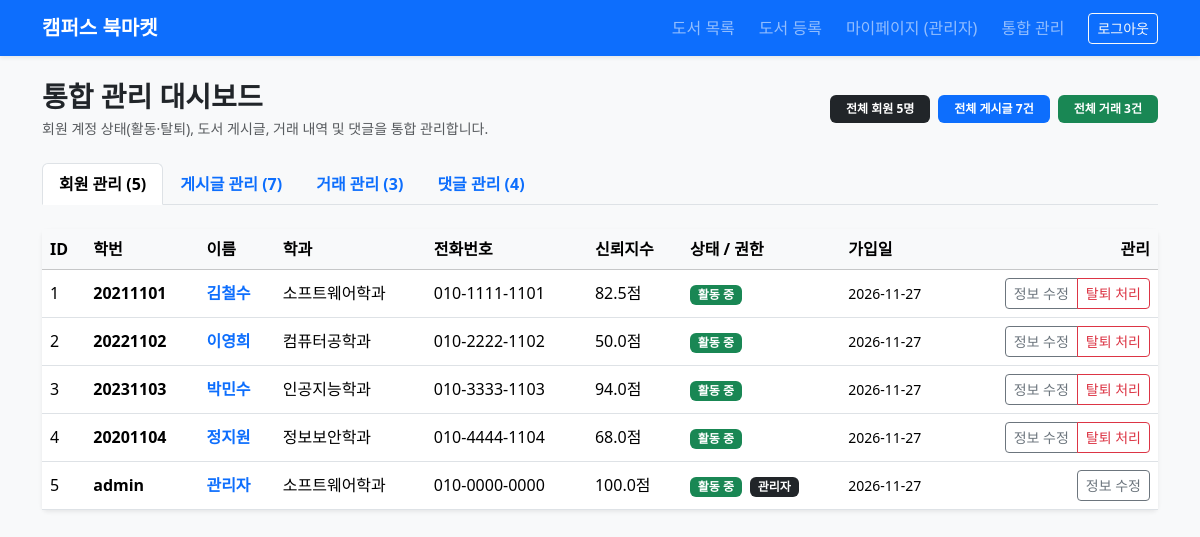
Screenshot of /admin (signed in) with the database file from the repository.
### tables this page shows
CREATE TABLE users (
    id INTEGER PRIMARY KEY AUTOINCREMENT,
    student_id TEXT NOT NULL,
    name TEXT NOT NULL,
    department TEXT NOT NULL DEFAULT '소프트웨어학과',
    phone TEXT NOT NULL DEFAULT '',
    password_hash TEXT NOT NULL,
    trust_score REAL NOT NULL DEFAULT 50.0,
    is_admin INTEGER NOT NULL DEFAULT 0,
    is_deleted INTEGER NOT NULL DEFAULT 0,
    created_at TIMESTAMP DEFAULT CURRENT_TIMESTAMP
);

### app.py (the view)
@app.route('/admin')
def admin_dashboard():
    if not is_admin_user():
        flash('접근 권한이 없습니다.', 'danger')
        return redirect(url_for('index'))
    db = get_db()
    cursor = db.cursor()
    cursor.execute("SELECT * FROM users ORDER BY id ASC")
    all_users = cursor.fetchall()
    cursor.execute(
        """SELECT b.*, u.name AS seller_name, u.student_id AS seller_student_id
           FROM books b
           JOIN users u ON b.seller_id = u.id
           ORDER BY b.id DESC"""
    )
    all_books = cursor.fetchall()
    cursor.execute(
        """SELECT t.*, b.title AS book_title,
                  buyer.name AS buyer_name, buyer.student_id AS buyer_student_id,
                  seller.name AS seller_name, seller.student_id AS seller_student_id,
                  r.id AS review_id
           FROM trades t
           JOIN books b ON t.book_id = b.id
           JOIN users buyer ON t.buyer_id = buyer.id
           JOIN users seller ON t.seller_id = seller.id
           LEFT JOIN reviews r ON t.id = r.trade_id
           ORDER BY t.id DESC"""
    )
    all_trades = cursor.fetchall()
    cursor.execute(
        """SELECT c.*, u.name AS author_name, u.student_id AS author_student_id, b.title AS book_title
           FROM comments c
           JOIN users u ON c.user_id = u.id
           JOIN books b ON c.book_id = b.id
           ORDER BY c.id DESC"""
    )
    all_comments = cursor.fetchall()
    return render_template(
        'admin.html',
        users=all_users,
        books=all_books,
        trades=all_trades,
        comments=all_comments
    )

### app.py (called while the page is built)
def is_admin_user():
    return bool(g.user and g.user['is_admin'] == 1)

def get_db():
    if 'db' not in g:
        g.db = sqlite3.connect(app.config['DATABASE'])
        g.db.row_factory = sqlite3.Row
    return g.db

@app.before_request
def load_logged_in_user():
    user_id = session.get('user_id')
    if user_id is None:
        g.user = None
    else:
        cursor = get_db().cursor()
        cursor.execute(
            "SELECT id, student_id, name, department, phone, trust_score, is_admin, is_deleted FROM users WHERE id = ?",
            (user_id,)
        )
        user = cursor.fetchone()
        if user is None or user['is_deleted'] == 1:
            session.clear()
            g.user = None
        else:
            g.user = user

### templates/admin.html (shortened to what this page needs)
{% extends 'base.html' %}
{% block content %}
<div class="d-flex flex-wrap justify-content-between align-items-center mb-4 gap-2">
  <div>
    <h3 class="fw-bold mb-1">통합 관리 대시보드</h3>
    <p class="text-muted small mb-0">회원 계정 상태(활동·탈퇴), 도서 게시글, 거래 내역 및 댓글을 통합 관리합니다.</p>
  </div>
  <div class="d-flex gap-2">
    <span class="badge bg-dark py-2 px-3">전체 회원 {{ users|length }}명</span>
    <span class="badge bg-primary py-2 px-3">전체 게시글 {{ books|length }}건</span>
    <span class="badge bg-success py-2 px-3">전체 거래 {{ trades|length }}건</span>
  </div>
</div>
<ul class="nav nav-tabs mb-4" id="adminTabs" role="tablist">
  <li class="nav-item" role="presentation">
    <button class="nav-link active fw-bold" id="users-tab" data-bs-toggle="tab" data-bs-target="#users-pane" type="button" role="tab">
      회원 관리 ({{ users|length }})
    </button>
  </li>
  <li class="nav-item" role="presentation">
    <button class="nav-link fw-bold" id="books-tab" data-bs-toggle="tab" data-bs-target="#books-pane" type="button" role="tab">
      게시글 관리 ({{ books|length }})
    </button>
  </li>
  <li class="nav-item" role="presentation">
    <button class="nav-link fw-bold" id="trades-tab" data-bs-toggle="tab" data-bs-target="#trades-pane" type="button" role="tab">
      거래 관리 ({{ trades|length }})
    </button>
  </li>
  <li class="nav-item" role="presentation">
    <button class="nav-link fw-bold" id="comments-tab" data-bs-toggle="tab" data-bs-target="#comments-pane" type="button" role="tab">
      댓글 관리 ({{ comments|length }})
    </button>
  </li>
</ul>
<div class="tab-content" id="adminTabsContent">
  <div class="tab-pane fade show active" id="users-pane" role="tabpanel">
    <div class="card shadow-sm border-0">
      <div class="table-responsive">
        <table class="table table-hover align-middle mb-0">
          <thead class="table-light">
            <tr>
              <th>ID</th>
              <th>학번</th>
              <th>이름</th>
              <th>학과</th>
              <th>전화번호</th>
              <th>신뢰지수</th>
              <th>상태 / 권한</th>
              <th>가입일</th>
              <th class="text-end">관리</th>
            </tr>
          </thead>
          <tbody>
            {% for u in users %}
              <tr class="{% if u['is_deleted'] == 1 %}table-secondary text-muted{% endif %}">
                <td>{{ u['id'] }}</td>
                <td class="fw-semibold">{{ u['student_id'] }}</td>
                <td>
                  <a href="{{ url_for('user_profile', user_id=u['id']) }}" class="text-decoration-none fw-semibold">
                    {{ u['name'] }}
                  </a>
                </td>
                <td>{{ u['department'] or '-' }}</td>
                <td>{{ u['phone'] or '-' }}</td>
                <td>{{ '%.1f'|format(u['trust_score']) }}점</td>
                <td>
                  {% if u['is_deleted'] == 1 %}
                    <span class="badge bg-danger">탈퇴</span>
                  {% else %}
                    <span class="badge bg-success">활동 중</span>
                  {% endif %}
                  {% if u['is_admin'] == 1 %}
                    <span class="badge bg-dark ms-1">관리자</span>
                  {% endif %}
                </td>
                <td class="small">{{ u['created_at'][:10] if u['created_at'] else '-' }}</td>
                <td class="text-end">
                  <div class="btn-group btn-group-sm">
                    <a href="{{ url_for('user_profile', user_id=u['id'], tab='edit') }}" class="btn btn-outline-secondary">
                      정보 수정
                    </a>
                    {% if u['student_id'] != 'admin' %}
                      {% if u['is_deleted'] == 0 %}
                        <button type="button" class="btn btn-outline-danger"
                                data-user-id="{{ u['id'] }}"
                                data-user-name="{{ u['name'] }}"
                                onclick="withdrawUserByAdmin(this)">
                          탈퇴 처리
                        </button>
                      {% endif %}
                    {% endif %}
                  </div>
                </td>
              </tr>
            {% endfor %}
          </tbody>
        </table>
      </div>
    </div>
  </div>
</div>
{% endblock %}

### templates/base.html (shortened to what this page needs)
<!DOCTYPE html>
<html lang="ko">
<head>
    <link href="https://cdn.jsdelivr.net/npm/bootstrap@5.3.3/dist/css/bootstrap.min.css" rel="stylesheet">
</head>
<body class="bg-light d-flex flex-column min-vh-100">
    <nav class="navbar navbar-expand-lg navbar-dark bg-primary shadow-sm mb-4">
        <div class="container">
            <a class="navbar-brand fw-bold" href="{{ url_for('index') }}">캠퍼스 북마켓</a>
            <div class="collapse navbar-collapse" id="mainNavbar">
                <ul class="navbar-nav ms-auto align-items-lg-center gap-lg-2">
                    <li class="nav-item">
                        <a class="nav-link" href="{{ url_for('index') }}">도서 목록</a>
                    </li>
                    {% if g.user %}
                    <li class="nav-item">
                        <a class="nav-link" href="{{ url_for('register_book') }}">도서 등록</a>
                    </li>
                    <li class="nav-item">
                        <a class="nav-link" href="{{ url_for('my_profile') }}">마이페이지 ({{ g.user.name }})</a>
                    </li>
                    {% if g.user.is_admin == 1 %}
                    <li class="nav-item">
                        <a class="nav-link" href="{{ url_for('admin_dashboard') }}">통합 관리</a>
                    </li>
                    {% endif %}
                    <li class="nav-item">
                        <a class="btn btn-sm btn-outline-light ms-lg-2" href="{{ url_for('logout') }}">로그아웃</a>
                    </li>
                    {% endif %}
                </ul>
            </div>
        </div>
    </nav>
    <main class="container flex-grow-1 mb-5">
        {% block content %}{% endblock %}
    </main>
</body>
</html>

### rows the page displays
users: user.name "관리자", id "5", student_id "admin", name "관리자", department "소프트웨어학과", phone "010-0000-0000", trust_score "100.0", is_deleted "활동 중", is_admin "관리자", created_at "2026-11-27"
users: id "1", student_id "20211101", name "김철수", department "소프트웨어학과", phone "010-1111-1101", trust_score "82.5", is_deleted "활동 중", created_at "2026-11-27"
users: id "2", student_id "20221102", name "이영희", department "컴퓨터공학과", phone "010-2222-1102", trust_score "50.0", is_deleted "활동 중", created_at "2026-11-27"
users: id "3", student_id "20231103", name "박민수", department "인공지능학과", phone "010-3333-1103", trust_score "94.0", is_deleted "활동 중", created_at "2026-11-27"
users: id "4", student_id "20201104", name "정지원", department "정보보안학과", phone "010-4444-1104", trust_score "68.0", is_deleted "활동 중", created_at "2026-11-27"

### other values shown
{{ users|length }} "5"
{{ books|length }} "7"
{{ trades|length }} "3"
{{ comments|length }} "4"
